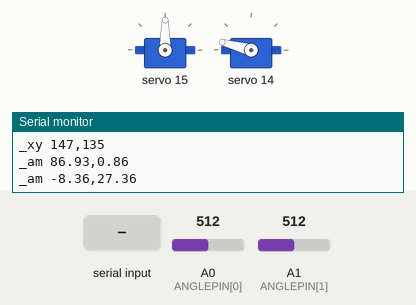
A sketch run on a simulated Arduino Uno, built with avr-gcc and run on an emulated ATmega328P. Shown: 2 × servo, the last lines printed to the serial monitor. The inputs (shaded band) are chosen by the test bench; at power-on: A0 (ANGLEPIN[0]) = 512, A1 (ANGLEPIN[1]) = 512.

Above: at 1.3 s.
1.4 s: "<ap 1>" received over Serial
At 2.6 s:
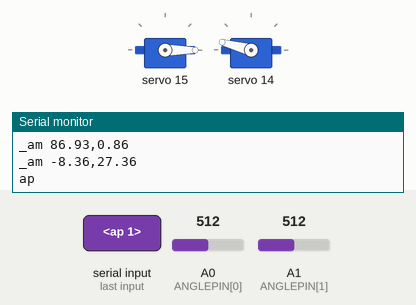
2.9 s: "<bd 1>" received over Serial
At 4.1 s:
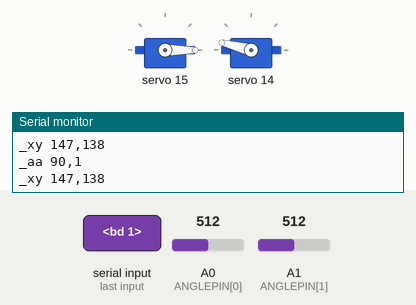
Timing chart, 0 to 5.9 s (numbered marks = the images above; inputs shaded):
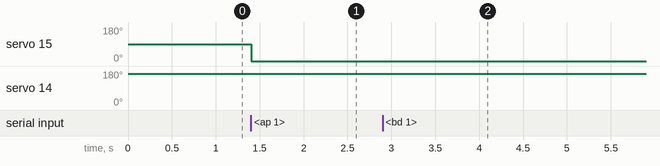

Measured:
- after the input at 1.4 s, servo 15: 90° → 0° at once
- after the input at 2.9 s, servo 14: 165° → 166° at once

The sketch:

EEZYbotARM.ino
```cpp
/***************************************************
  EEZYbotARM
  Programme pour piloter le bras de robot
  depuis une application Python

 ****************************************************/

#include <Wire.h>
#include <Adafruit_PWMServoDriver.h>
#include "RunningAverage.h"

// called this way, it uses the default address 0x40
Adafruit_PWMServoDriver pwm = Adafruit_PWMServoDriver(0x40);
#define SERVO_FREQ 50 // Analog servos run at ~50 Hz updates

/********************************************************************/
/* Version du robot */
/*  0 : BLEU
/*  1 : ROUGE
/*  2 : JAUNE
/*  3 : VERT
*/
#define ROBOT 0

/********************************************************************/
/* Angles limites des bras et avant-bras du robot */
const float  DEGREMIN[2] = {136, -65};
const float  DEGREMAX[2] = {40, 19};

/* Sens des moteurs */
const int16_t  SENS[2] = {-1, 1};

/* Pente des moteurs (rapport pulsation/angle) */
const float  PENTE[2] = {2, 2};

/* Pulsation à l'angle DEGREMIN (à déterminer expérimentalement) */
#if ROBOT == 0 // BLEU
const float PULSEMIN[2] = {210, 331}; // en pulse
#elif ROBOT == 1 // ROUGE
const float PULSEMIN[2] = {172, 310}; // en pulse
#elif ROBOT == 2 // JAUNE
const float PULSEMIN[2] = {242, 360}; // en pulse
#elif ROBOT == 3 // VERT
const float PULSEMIN[2] = {220, 250}; // en pulse
#endif

/* Décalage angulaire bras/servo (à déterminer expérimentalement ou bien DEGREMIN seulement) */
const float OFFSET[2] = {207, 188}; // en degrés


/* Longueurs de pulsation (pulse) et angles limites */
/* ATTENTION : différent pour chaque robot !!! */
//const uint16_t  PULSEMIN[2] = {SENS[0]*PENTE[0]*DEGREMIN[0],  SENS[1]*PENTE[1]*DEGREMIN[1]}//{220, 330}; // This is the 'minimum' pulse length count (out of 4096)
const uint16_t  PULSEMAX[2] = {SENS[0]*PENTE[0]*(DEGREMAX[0] - DEGREMIN[0]) + PULSEMIN[0],
                               SENS[1]*PENTE[1]*(DEGREMAX[1] - DEGREMIN[1]) + PULSEMIN[1]}; //{400, 500}; // This is the 'maximum' pulse length count (out of 4096)


//const uint16_t PULSELIM[2] = {440, 480}; // positions limites sur servo 1 quand servo 0 au min et max
const float ANGLELIM[2] = {-10, -5}; // angles limites de l'avant-bras quand le bras est au min et max


/********************************************************************/
/* Ports utilisés */
const uint8_t SERVOPIN[2] = {15, 14};


const uint8_t ANGLEPIN[2] = {A0, A1};

/********************************************************************/
/* Paramètres caractéristiques du servomoteur pour mesure angle */
const float A = -3.557e-7;
const float B = 3.947e-4;
const float C = 0.3792;
const float D = -34.514;

/********************************************************************/
/* État initial */
//const uint16_t PULSECENTRE[2] = {330, 460};
const float ANGLECENTRE[2] = {90, 0};
float ANGLE[2] = {ANGLECENTRE[0], ANGLECENTRE[1]};
uint16_t LASTANGLE[2] = {360, 360};
uint16_t LASTPULSE[2] = {0, 0};

float ANGLE_MES[2] = {ANGLE[0], ANGLE[1]}; // Angles mesurés
const uint16_t PERIODE = 100; // période d'envoi des angles en ms
uint16_t lt = 0;

const uint16_t RA_L = 32;
RunningAverage RA_a(RA_L);
RunningAverage RA_b(RA_L);

//uint16_t PULSE[2] = {PULSECENTRE[0], PULSECENTRE[1]}; // position des servos (initialement "centrale") en pulse
                                // doit permettre d'atteindre les min et max des 2 axes
uint8_t current_servo = 0;
bool on = false;
bool force = true;

/********************************************************************/
/* Dimensions du robot */
const uint8_t a = 135; // mm
const uint8_t b = 147; // mm

#define PI 3.1415926535897932384626433832795
const uint8_t PAS = 1;  // pas de mouvement (mm)
//#define VIT 10 // vitesse de mouvement (mm/s)

/********************************************************************/
/* Pour réception données */
const byte numChars = 32;
char receivedChars[numChars];
char tempChars[numChars];
char cmd[2] = {0};
boolean newData = false;


/********************************************************************/
/********************************************************************/
void setup() {
  Serial.begin(460800);

  Serial.println("EezyBot Servo !");
  Serial.println("Commandes :");
  Serial.println("ad <angle degre> = consigne angle servo a");
  Serial.println("bd <angle degre> = consigne angle servo b");
  Serial.println("ar <angle rad> = consigne angle servo a");
  Serial.println("br <angle rad> = consigne angle servo b");
  Serial.println("cc = aller au centre");
  Serial.println("of = extinction moteurs");
  Serial.println("xy <x> <y> = consignes position poignet en mm");
  Serial.println("ap <pulse> = consigne servo a en pulse");
  Serial.println("bp <poulse> = consigne servo b en pulse");
  Serial.println("px = demande positions xy");
  Serial.println("pd = demande positions angulaire en degre");
  Serial.println("pp = demande consignes servo en pulse");
  Serial.println();
  Serial.print("Servo a :");
  Serial.println(PULSEMAX[0]);
  Serial.print("Servo b :");
  Serial.println(PULSEMAX[1]);
  Serial.setTimeout(500);

  pwm.begin();
  /*
   * In theory the internal oscillator (clock) is 25MHz but it really isn't
   * that precise. You can 'calibrate' this by tweaking this number until
   * you get the PWM update frequency you're expecting!
   * The int.osc. for the PCA9685 chip is a range between about 23-27MHz and
   * is used for calculating things like writeMicroseconds()
   * Analog servos run at ~50 Hz updates, It is importaint to use an
   * oscilloscope in setting the int.osc frequency for the I2C PCA9685 chip.
   * 1) Attach the oscilloscope to one of the PWM signal pins and ground on
   *    the I2C PCA9685 chip you are setting the value for.
   * 2) Adjust setOscillatorFrequency() until the PWM update frequency is the
   *    expected value (50Hz for most ESCs)
   * Setting the value here is specific to each individual I2C PCA9685 chip and
   * affects the calculations for the PWM update frequency.
   * Failure to correctly set the int.osc value will cause unexpected PWM results
   */
  pwm.setOscillatorFrequency(24460000);
  pwm.setPWMFreq(SERVO_FREQ);  // Analog servos run at ~50 Hz updates

  RA_a.clear();
  RA_b.clear();
  RA_a.fillValue(ANGLE_MES[0], RA_L);
  RA_b.fillValue(ANGLE_MES[1], RA_L);


  delay(100);

  // placement à la position initiale
  centrer();
}


/********************************************************************/
/********************************************************************/
void loop() {
  send_angles_mes();
  recvWithStartEndMarkers();
  if (newData == true) {
        strcpy(tempChars, receivedChars);
            // this temporary copy is necessary to protect the original data
            //   because strtok() used in parseData() replaces the commas with \0

        char * strtokIndx; // this is used by strtok() as an index

        strtokIndx = strtok(tempChars," ");      // get the first part - the string
        strcpy(cmd, strtokIndx); // copy it to cmd
        Serial.println(cmd);

        if (strcmp(cmd,"ad")==0) {
          //int angle = Serial.parseInt();
          strtokIndx = strtok(NULL, " "); // this continues where the previous call left off
          int angle = atoi(strtokIndx);     // convert this part to an integer
          if (dans_zone(angle, ANGLE[1])) {
            move_to_degres(0, angle);
          }
          send_angles();
          send_xy();


        } else if (strcmp(cmd,"bd")==0) {
          //int angle = Serial.parseInt();
          strtokIndx = strtok(NULL, " "); // this continues where the previous call left off
          int angle = atoi(strtokIndx);     // convert this part to an integer
          if (dans_zone(ANGLE[0], angle)) {
            move_to_degres(1, angle);
          }
          send_angles();
          send_xy();


        } else if (strcmp(cmd,"ar")==0) {
          // statements

        } else if (strcmp(cmd,"br")==0) {
          // statements

        } else if (strcmp(cmd,"ap")==0) {
          strtokIndx = strtok(NULL, " "); // this continues where the previous call left off
          long pulse = atoi(strtokIndx);     // convert this part to an integer
          move_to_pulse(0, pulse);
          //pwm.setPWM(SERVOPIN[0], 0, PULSE[0]);

        } else if (strcmp(cmd,"bp")==0) {
          strtokIndx = strtok(NULL, " "); // this continues where the previous call left off
          long pulse = atoi(strtokIndx);     // convert this part to an integer
          move_to_pulse(1, pulse);
          //pwm.setPWM(SERVOPIN[1], 0, PULSE[1]);

        } else if (strcmp(cmd,"cc")==0) {
          centrer();

        } else if (strcmp(cmd,"of")==0) {
          switch_off();

        } else if (strcmp(cmd,"xy")==0) {
          //int x = Serial.parseInt();
          //int y = Serial.parseInt();
          strtokIndx = strtok(NULL, " "); // this continues where the previous call left off
          int x = atoi(strtokIndx);     // convert this part to an integer
          strtokIndx = strtok(NULL, " "); // this continues where the previous call left off
          int y = atoi(strtokIndx);     // convert this part to an integer
          move_to_XY(x, y);

        } else if (strcmp(cmd,"px")==0) {
          send_xy();

        } else if (strcmp(cmd,"pd")==0) {
          send_angles();
        } else if (strcmp(cmd,"pp")==0) {
          send_pulses();

        } else if (strcmp(cmd,"pa")==0) {
          send_angle(0);

        } else if (strcmp(cmd,"pb")==0) {
          send_angle(1);
        }
        newData = false;
    }
}

/********************************************************************/
/* envoi des positions */
void send_pulses() {
  Serial.print("_pp ");
  Serial.print(to_pulse(0));
  Serial.print(",");
  Serial.println(to_pulse(1));
}

void send_angles() {
  Serial.print("_aa ");
  Serial.print(round(ANGLE[0]));
  Serial.print(",");
  Serial.println(round(ANGLE[1]));
  //Serial.flush();
}


void send_angle(uint8_t servo) {
  Serial.print("_a");
  Serial.print(servo);
  Serial.print(" ");
  Serial.println(round(ANGLE[servo]));
  //Serial.flush();
}

void send_xy() {
  float x0, y0;
  float alpha = to_rad(ANGLE[0]);
  float theta = to_rad(ANGLE[1]);
  angles_to_xy(x0, y0, alpha, theta);
  //Serial.flush();
  Serial.print("_xy ");
  Serial.print(round(x0));
  Serial.print(",");
  Serial.println(round(y0));
  //
}


/********************************************************************/
/* Placement au centre */
void centrer() {
  for (uint8_t servo = 0; servo < 2 ; servo++) {
    //pwm.setPWM(SERVOPIN[servo], 0, PULSECENTRE[servo]);
    move_to_degres(servo, ANGLECENTRE[servo]);
    ANGLE[servo] = ANGLECENTRE[servo];  // mise à jour position courante (consigne)
    send_angles();                      // envoi consignes angulaires
    //send_angles_mes();                  // envoi angles mesurés
    send_xy();
  }
}

void switch_on() {
  //centrer();
  on = true;
  for (uint8_t servo = 0; servo < 2 ; servo++) {
    move_to_degres(servo, ANGLE[servo]);
  }

}

/********************************************************************/
/* Extinction */
void switch_off() {
  for (uint8_t servo = 0; servo < 2 ; servo++) {
    pwm.setPWM(SERVOPIN[servo], 0, 4096);
  }
  on = false;
}


/********************************************************************/
/* Mouvements d'un axe (en pulse) */
void move_to_pulse(uint8_t servo, uint16_t pulselen) {
  if (!on) {
    switch_on();
  }
  pwm.setPWM(SERVOPIN[servo], 0, pulselen);


  //bool into = true;
  //Serial.print("Consigne:");
  //Serial.println(pulselen);

  //uint16_t minpulse = min_servo(servo);
  //uint16_t maxpulse = max_servo(servo);
  /*Serial.print("Limites :");
  Serial.print(minpulse);
  Serial.print("\t");
  Serial.println(maxpulse);*/

  /*if (pulselen < minpulse) {
    pulselen = minpulse;
    //Serial.print("---");
    //Serial.println(pulselen);
    into = false;
  }

  if (pulselen > maxpulse) {
    pulselen = maxpulse;
    //Serial.print("+++");
    //Serial.println(pulselen);
    into = false;
  }*/

  //PULSE[servo] = pulselen;
  /*float last = ANGLE[servo];
  //ANGLE[servo] = pulse_to_degres(servo, pulselen); //map(pulselen, PULSEMIN[servo], PULSEMAX[servo], DEGREMIN[servo], DEGREMAX[servo]);
  if (force || ANGLE[servo] != last) {
    send_angles();
    //send_angles_mes();                  // envoi angles mesurés
    send_xy();
    pwm.setPWM(SERVOPIN[servo], 0, pulselen);
    if (servo == 1) {
      force = false;
    }
  }
  return into;*/
}
bool dans_zone(float angle0, float angle1) {
  float mini0, maxi0, mini1, maxi1;
  mini0 = max(DEGREMAX[0], angle1 - (ANGLELIM[1] - DEGREMAX[0]));
  maxi0 = min(DEGREMIN[0], angle1 - (ANGLELIM[0] - DEGREMIN[0]));
  mini1 = max(DEGREMIN[1], angle0 + (ANGLELIM[0] - DEGREMIN[0]));
  maxi1 = min(DEGREMAX[1], angle0 + (ANGLELIM[1] - DEGREMAX[0]));
  return angle0 > mini0 && angle1 > mini1 && angle0 < maxi0 && angle1 < maxi1;
}


/********************************************************************/
/* Mouvements d'un axe (en degrés) */
void move_to_degres(uint8_t servo, float angle) {
  /*float mini, maxi;
  if (servo == 0) {
    mini = max(DEGREMAX[0], ANGLE[1] - (ANGLELIM[1] - DEGREMAX[0]));
    maxi = min(DEGREMIN[0], ANGLE[1] - (ANGLELIM[0] - DEGREMIN[0]));
  } else {
    mini = max(DEGREMIN[1], ANGLE[0] + (ANGLELIM[0] - DEGREMIN[0]));
    maxi = min(DEGREMAX[1], ANGLE[0] + (ANGLELIM[1] - DEGREMAX[0]));
  };
  /*Serial.print("mini-maxi ");
  Serial.print(servo);
  Serial.print(":");
  Serial.print(mini);
  Serial.print("_");
  Serial.println(maxi);
  bool into = true;
  if (angle > maxi) {
    angle = maxi;
    //Serial.print("+++");
    //Serial.println(angle);
    into = false;
  };

  if (angle < mini) {
    angle = mini;
    //Serial.print("---");
    //Serial.println(angle);
    into = false;
  };*/

  ANGLE[servo] = angle;
  if (uint16_t(round(ANGLE[servo])) != LASTANGLE[servo]) {
    send_angles();
    send_xy();
    LASTANGLE[servo] = round(ANGLE[servo]);
  }

  uint16_t pulselen = map(angle, DEGREMIN[servo], DEGREMAX[servo], PULSEMIN[servo], PULSEMAX[servo]);
  if (force || LASTPULSE[servo] != pulselen) {
    move_to_pulse(servo, pulselen);
    if (servo == 1) {
      force = false;
    }
    LASTPULSE[servo] = pulselen;
  };
}

/********************************************************************/
/* Mouvements du bras en ligne droite jusqu'aux coordonnées (x1,y1) */
void move_to_XY(float x1, float y1) {
  float x0, y0;
  float alpha = to_rad(ANGLE[0]);
  float theta = to_rad(ANGLE[1]);
  angles_to_xy(x0, y0, alpha, theta);

  float dist = sqrt(sq(x1-x0) + sq(y1-y0));
  //Serial.print("Dist:");
  //Serial.println(dist);
  uint16_t npas = dist/PAS;
  float pasx = (x1-x0)/npas;
  float pasy = (y1-y0)/npas;
  //Serial.print("Nbr pas:");
  //Serial.println(npas);

  float x = x0;
  float y = y0;

  for (uint16_t i=1; i<=npas ; i++) {
    //Serial.print("##### i=");
    //Serial.println(i);
    xy_to_angles(alpha, theta, x, y);
    //Serial.print(to_deg(alpha));
    //Serial.print("\t");
    //Serial.println(to_deg(theta));
    if (dans_zone(to_deg(alpha), to_deg(theta))) {
      move_to_degres(0, to_deg(alpha));
      move_to_degres(1, to_deg(theta));
      x = pasx*i + x0;
      y = pasy*i + y0;
    } else {
      send_angles();
      send_xy();
      Serial.println("OUT");
      break;
    };
    delay(10);
  }
}

/********************************************************************/
/* Calcul (x,y) en fonction des angles */
/* http://www.osrobotics.org/osr/kinematics/inverse_kinematics.html */
void xy_to_angles(float &alpha, float &theta, float &x, float &y) {
  /*Serial.print("xy_to_angles :");
  Serial.print(x);
  Serial.print("\t");
  Serial.print(y);*/

  float ad = float(a);
  float bd = float(b);

  float x_y = sq(x)+sq(y);
  float a_b = sq(ad)+sq(bd);
  float a_t = -acos((x_y-a_b)/(2*ad*bd)); // 0 -- PI

  float k1 = ad + bd*cos(a_t);
  float k2 = bd*sin(a_t);
  alpha = atan2(y, x) - atan2(k2, k1);  // -PI/2 -- PI/2
  theta = alpha + a_t; // -3PI/2 -- PI/2

  if (alpha < 0) {
    alpha += PI;
  }

  if (theta < -PI/2) {
    theta += PI;
  }
  /*Serial.print("\t>>>\t");
  Serial.print(to_deg(alpha));
  Serial.print("\t");
  Serial.println(to_deg(theta));*/
}

/********************************************************************/
/* Calcul (x,y) en fonction des angles */
void angles_to_xy(float &x, float &y, float &alpha, float &theta) {
  /*Serial.print("angles_to_xy :");
  Serial.print(to_deg(alpha));
  Serial.print("\t");
  Serial.print(to_deg(theta));*/
  x = float(a)*cos(alpha) + float(b)*cos(theta);
  y = float(a)*sin(alpha) + float(b)*sin(theta);
  /*Serial.print("\t>>>\t");
  Serial.print(x);
  Serial.print("\t");
  Serial.println(y);*/

}

/********************************************************************/
/* Conversions pulse<>degres<>radians */
float to_rad(float deg) {
  return PI*deg/180;
}

float to_deg(float rad) {
  return rad*180/PI;
}

float pulse_to_degres(uint8_t servo, uint16_t pulse) {
  return (float(pulse) - float(PULSEMIN[servo])) * (float(DEGREMAX[servo]) - float(DEGREMIN[servo])) / (float(PULSEMAX[servo]) - float(PULSEMIN[servo])) + float(DEGREMIN[servo]);
  //return map(pulse, PULSEMIN[servo], PULSEMAX[servo], DEGREMIN[servo], DEGREMAX[servo]);
}

float degres_to_pulse(uint8_t servo, int16_t degres) {
  return (float(degres) - float(DEGREMIN[servo])) * (float(PULSEMAX[servo]) - float(PULSEMIN[servo])) / (float(DEGREMAX[servo]) - float(DEGREMIN[servo])) + float(PULSEMIN[servo]);
  //return map(degres, DEGREMIN[servo], DEGREMAX[servo], PULSEMIN[servo], PULSEMAX[servo]);
}

float to_pulse(uint8_t servo) {
  return degres_to_pulse(servo, ANGLE[servo]);
}


/********************************************************************/
/* Calcul des limites (en pulse) */
/*uint16_t max_servo(uint8_t servo) {
  uint16_t pulse = to_pulse(servo);
  if (servo == 1) {
    pulse = min(PULSEMAX[1], degres_to_pulse(1, ANGLELIM[1])-to_pulse(0)+PULSEMAX[0]);
  } else if (servo == 0) {
    pulse = min(PULSEMAX[0], degres_to_pulse(0, ANGLELIM[1])-to_pulse(1)+PULSEMAX[0]);
  } else {
    //Serial.println("!!");
  }
  return pulse;
}

uint16_t min_servo(uint8_t servo) {
  uint16_t pulse = to_pulse(servo);
  if (servo == 1) {
    pulse = max(PULSEMIN[1], degres_to_pulse(1, ANGLELIM[0])-to_pulse(0)+PULSEMIN[0]);
  } else if (servo == 0) {
    pulse = max(PULSEMIN[0], degres_to_pulse(0, ANGLELIM[0])-to_pulse(1)+PULSEMIN[0]);
  } else {
    //Serial.println("!!");
  }
  return pulse;
}*/


void recvWithStartEndMarkers() {
    static boolean recvInProgress = false;
    static byte ndx = 0;
    char startMarker = '<';
    char endMarker = '>';
    char rc;

    while (Serial.available() > 0 && newData == false) {
        rc = Serial.read();

        if (recvInProgress == true) {
            if (rc != endMarker) {
                receivedChars[ndx] = rc;
                ndx++;
                if (ndx >= numChars) {
                    ndx = numChars - 1;
                }
            }
            else {
                receivedChars[ndx] = '\0'; // terminate the string
                recvInProgress = false;
                ndx = 0;
                newData = true;
            }
        }

        else if (rc == startMarker) {
            recvInProgress = true;
        }
    }
}

/********************************************************************/
/* Mesure des angles des servomoteurs */

float degres(int val) {
  return A*val*val*val + B*val*val + C*val + D;
}

void send_angles_mes() {
  float a = ANGLE_MES[0];
  float b = ANGLE_MES[1];

  String aa = "N";
  String bb = "N";

  int16_t am = analogRead(ANGLEPIN[0]);
  int16_t bm = analogRead(ANGLEPIN[1]);

  if (am > 0) { // port connecté = mesure
    RA_a.addValue((degres(am)-OFFSET[0]) * SENS[0]);
    a = RA_a.getAverage();
    aa = String(a);
  }

  if (bm > 0) { // port connecté = mesure
    RA_b.addValue((degres(bm)-OFFSET[1]) * SENS[1]);
    b = RA_b.getAverage();
    bb = String(b);
  }

  uint16_t t = millis();
  if (t-lt > PERIODE && (a != ANGLE_MES[0] || b != ANGLE_MES[1]) && (am + bm > 0)) {
    ANGLE_MES[0] = a;
    ANGLE_MES[1] = b;
    Serial.print("_am ");
    Serial.print(aa);
    Serial.print(",");
    Serial.println(bb);
    //Serial.flush();
    lt = t;
  }
}
```
